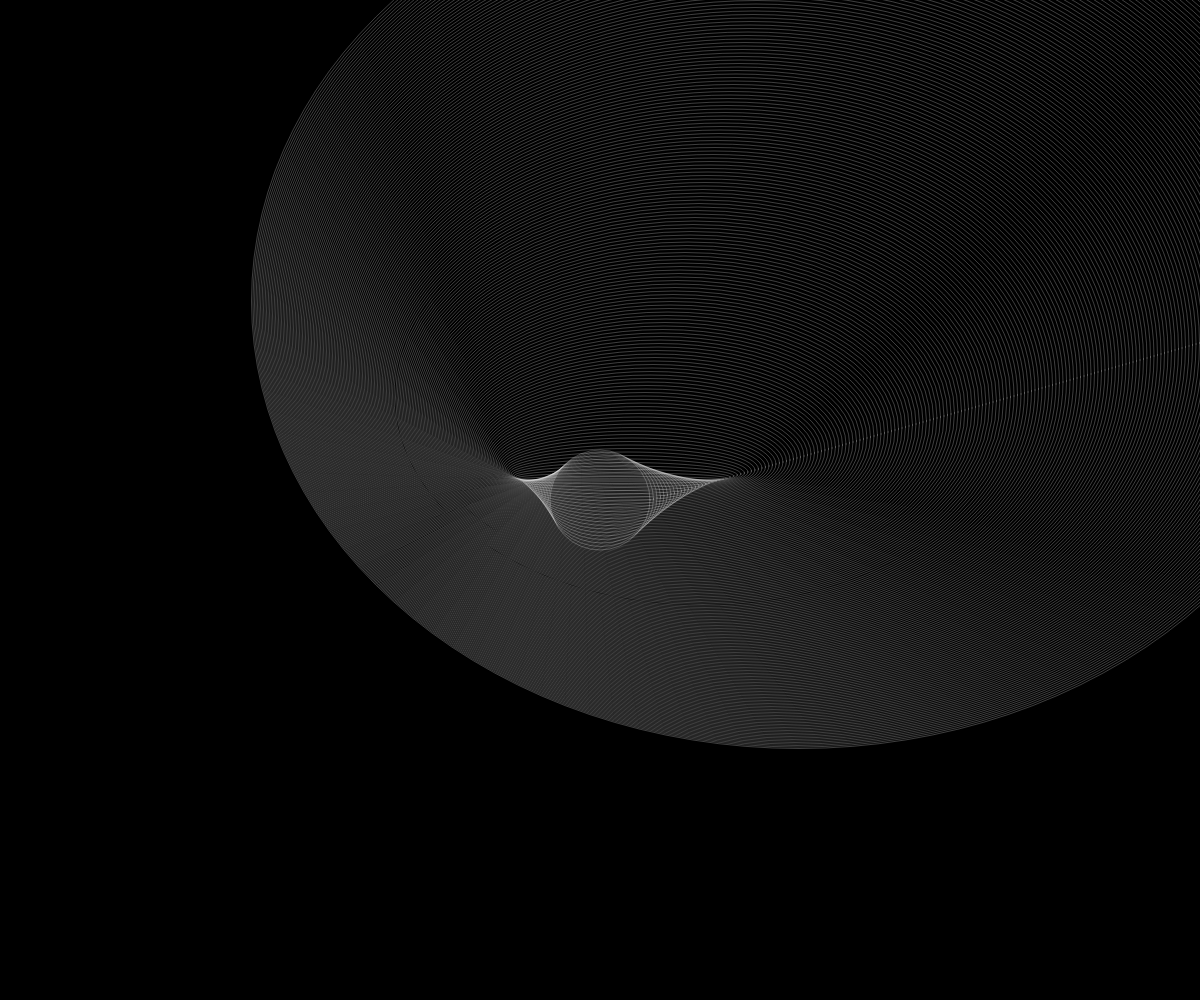
Frame 1 (no input)
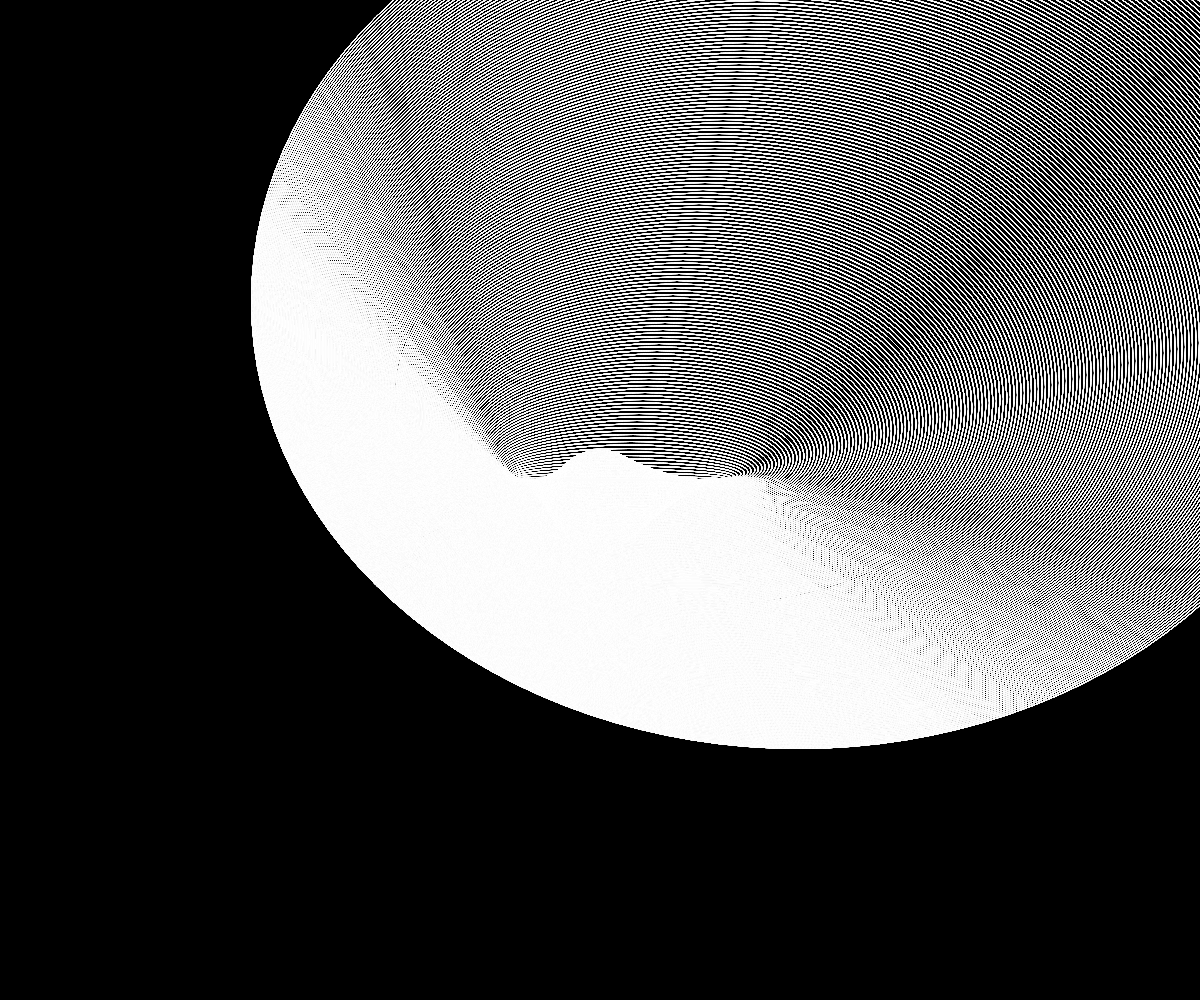
Frame 60 (no input)
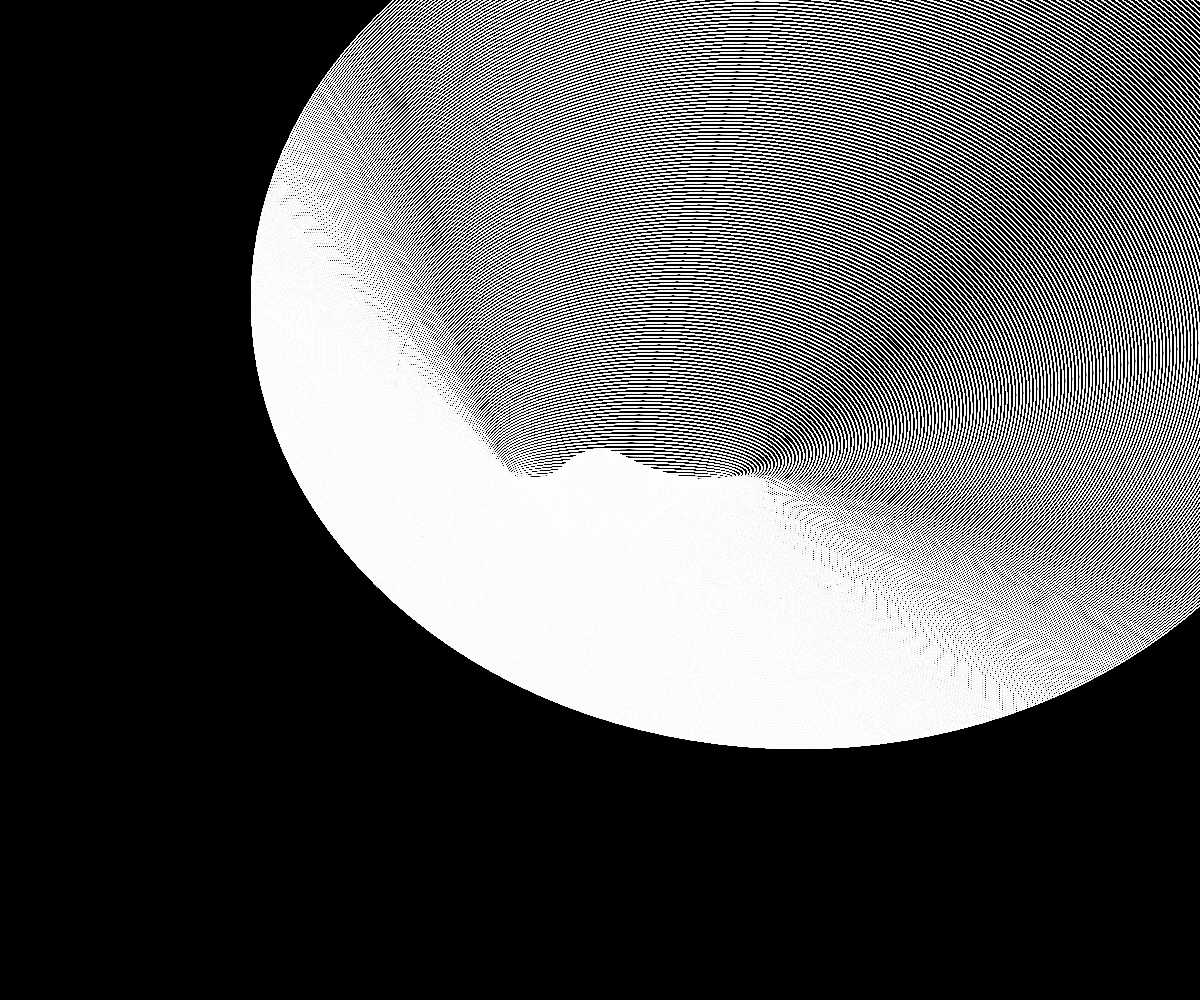
Frame 120 (the mouse pressed at the canvas centre since frame 60)

The p5.js sketch that drew these frames (run headless with seeded random() and noise() and a simulated clock; from frame 60 on, the mouse is pressed at the canvas centre):

// p5.js sketch
// ── sketch.js
// for() loop Projects

//  Getting more out of For Loop

function setup() {
    createCanvas(windowWidth, windowHeight);
    background(0);
    colorMode(HSB);
    // smooth();
}

function draw(){
    noFill();
    strokeWeight(.25);
    stroke(255, 100);

    for (i = 0;i < 200; i+=1) {
    //   ellipse(100 + i*3, 100 + i*2, 100+i*3, 100-i);
      ellipse(width/2 + i, height/2-i, 100+i*5, 100-i*5);
    }
}
